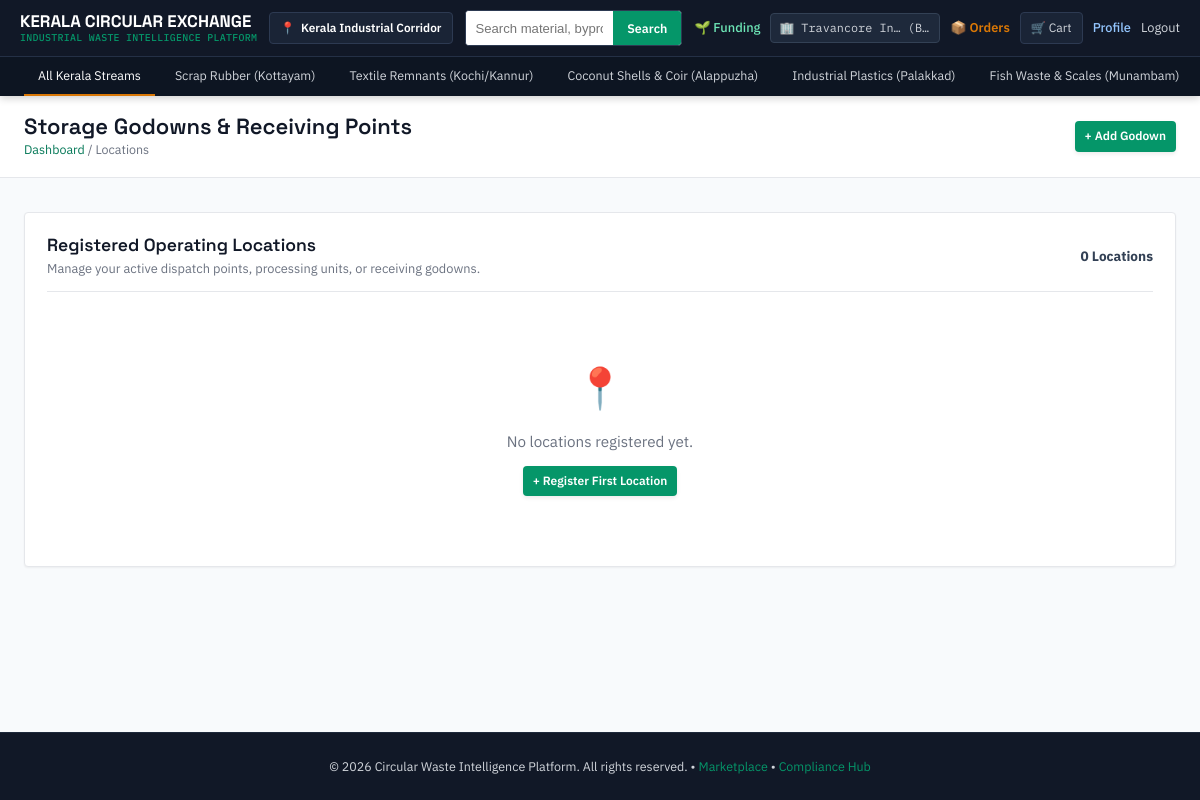
/accounts/locations/ (signed in), run on an earlier commit of the app's database.
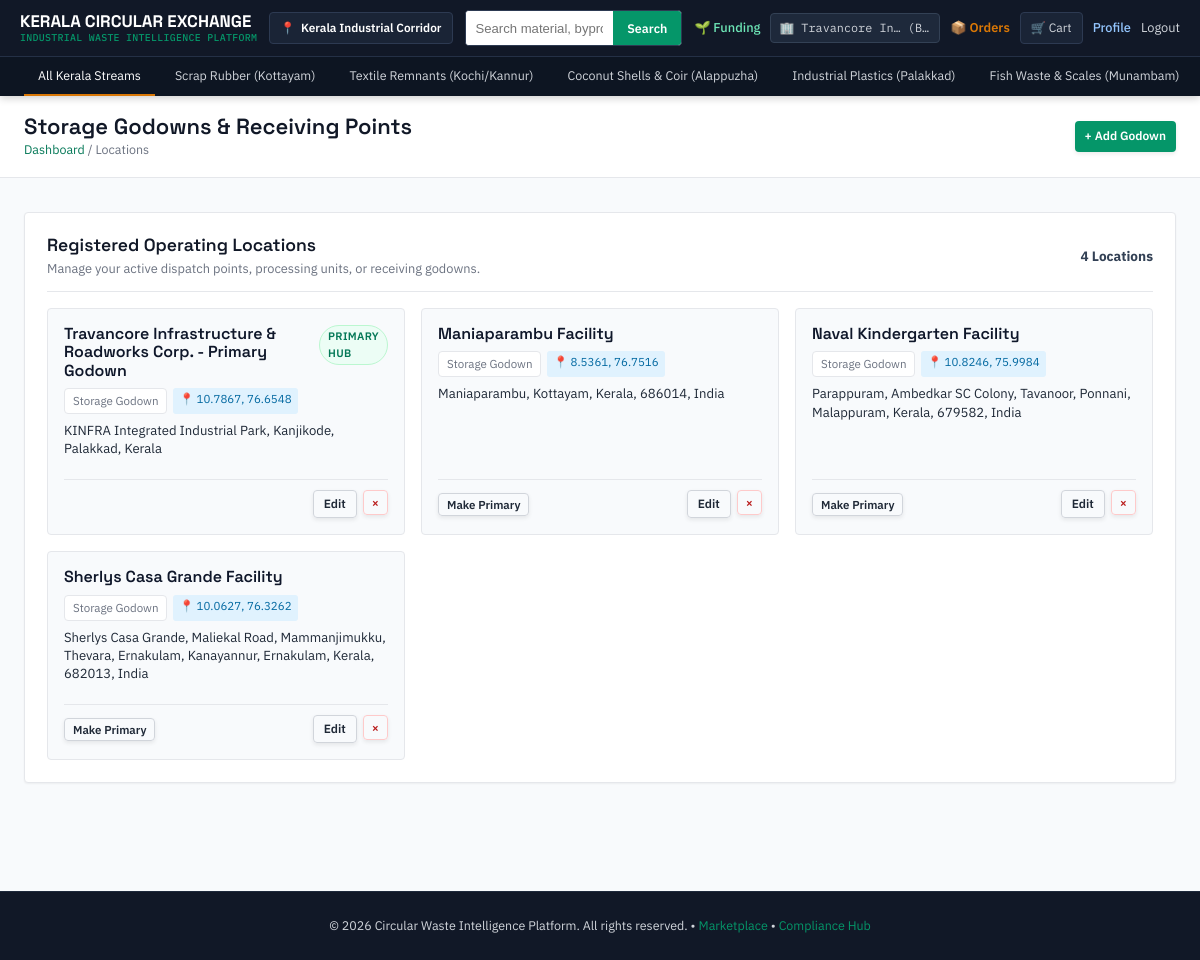
And on a later commit of the database.
### accounts/models.py (models this page shows, shortened)
class CompanyLocation(models.Model):
    LOCATION_TYPES = [
        ('godown', 'Storage Godown'),
        ('warehouse', 'Warehouse / Hub'),
        ('factory', 'Factory / Production Plant'),
        ('processing_unit', 'Processing Unit'),
    ]
    company = models.ForeignKey(
        Company,
        on_delete=models.CASCADE,
        related_name='locations'
    )
    location_name = models.CharField(
        max_length=200,
        help_text="Facility or godown identifier name (e.g. Aluva Main Godown)"
    )
    location_type = models.CharField(
        max_length=30,
        choices=LOCATION_TYPES,
        default='godown'
    )
    address = models.TextField(
        help_text="Detailed physical address"
    )
    latitude = models.DecimalField(
        max_digits=10,
        decimal_places=7,
        null=True,
        blank=True,
        help_text="Latitude coordinate (e.g. 10.0261)"
    )
    longitude = models.DecimalField(
        max_digits=10,
        decimal_places=7,
        null=True,
        blank=True,
        help_text="Longitude coordinate (e.g. 76.3125)"
    )
    is_primary = models.BooleanField(
        default=False,
        help_text="Designate this as the primary operating facility/godown"
    )
    created_at = models.DateTimeField(auto_now_add=True)
    updated_at = models.DateTimeField(auto_now=True)
    class Meta:
        ordering = ['-is_primary', 'location_name']
        verbose_name = 'Company Location'
        verbose_name_plural = 'Company Locations'
    @property
    def has_coordinates(self):
        return self.latitude is not None and self.longitude is not None

### accounts/views.py (the view)
# urls.py: path('locations/', views.location_list, name='location_list'),
@login_required
def location_list(request):
    company = getattr(request.user, 'company', None)
    if not company:
        messages.error(request, "No enterprise profile associated with this account.")
        return redirect('index')
    locations = company.locations.all()
    return render(request, 'accounts/locations.html', {
        'company': company,
        'locations': locations,
        'is_supplier': company.can_sell,
    })

### accounts/models.py (called while the page is built)
    @property
    def can_sell(self):
        return self.user_type in ['supplier', 'both']

### accounts/templates/accounts/locations.html (shortened to what the changed rows need)
{% extends "base.html" %}
{% block content %}
<div class="page-title-bar">
    <div class="wrap">
        <div>
            <h1 style="font-size: var(--step-2);">{% if is_supplier %}Warehouses &amp; Production Facilities{% else %}Storage Godowns &amp; Receiving Points{% endif %}</h1>
        </div>
    </div>
</div>
<div class="wrap" style="padding-top: 10px; padding-bottom: 60px;">
    <div class="panel">
        <div style="display: flex; justify-content: space-between; align-items: center; margin-bottom: 16px; border-bottom: 1px solid var(--slate-200); padding-bottom: 12px;">
            <div>
                <h3 style="margin: 0; font-size: 1.1rem;">Registered Operating Locations</h3>
                <p style="font-size: 0.8rem; color: var(--slate-500); margin-top: 4px;">
                </p>
            </div>
            <span class="mono" style="font-size: 0.85rem; font-weight: 700; color: var(--slate-700);">
                {{ locations|length }} Location{{ locations|length|pluralize }}
            </span>
        </div>
        {% if locations %}
        <div style="display: grid; grid-template-columns: repeat(auto-fill, minmax(320px, 1fr)); gap: 16px;">
            {% for loc in locations %}
            <div style="background: var(--paper); border: 1px solid var(--slate-200); border-radius: var(--radius); padding: 16px; display: flex; flex-direction: column; justify-content: space-between;">
                <div>
                    <div style="display: flex; justify-content: space-between; align-items: flex-start; margin-bottom: 8px;">
                        <h4 style="margin: 0; font-size: 1rem; color: var(--slate-900);">
                            {{ loc.location_name }}
                        </h4>
                        {% if loc.is_primary %}
                            <span class="status-pill ok" style="font-size: 0.68rem; padding: 2px 8px;">Primary Hub</span>
                        {% endif %}
                    </div>
                    <div style="display: flex; gap: 6px; margin-bottom: 8px; flex-wrap: wrap;">
                        <span class="tag" style="font-size: 0.72rem;">{{ loc.get_location_type_display }}</span>
                        {% if loc.has_coordinates %}
                            <span class="mono" style="font-size: 0.72rem; background: #e0f2fe; color: #0369a1; padding: 2px 6px; border-radius: 3px;">
                                📍 {{ loc.latitude|floatformat:4 }}, {{ loc.longitude|floatformat:4 }}
                            </span>
                        {% else %}
                            <span style="font-size: 0.72rem; color: var(--amber); background: var(--amber-tint); padding: 2px 6px; border-radius: 3px;">
                                ⚠️ No map pin set
                            </span>
                        {% endif %}
                    </div>
                    <p style="font-size: 0.82rem; color: var(--slate-600); line-height: 1.4; margin-bottom: 12px;">
                        {{ loc.address }}
                    </p>
                </div>
                <div style="display: flex; justify-content: space-between; align-items: center; border-top: 1px solid var(--slate-200); padding-top: 10px; margin-top: 8px;">
                    <div>
                        {% if not loc.is_primary %}
                        <form method="POST" action="{% url 'location_set_primary' pk=loc.pk %}" style="display: inline;">
                            <button type="submit" class="btn btn-outline btn-sm" style="font-size: 0.72rem; padding: 3px 8px;">
                                Make Primary
                            </button>
                        </form>
                        {% endif %}
                    </div>
                    <div style="display: flex; gap: 6px;">
                        <a href="{% url 'location_edit' pk=loc.pk %}?next={{ request.path }}" class="btn btn-outline btn-sm" style="font-size: 0.75rem; padding: 4px 10px;">
                            Edit
                        </a>
                        <form method="POST" action="{% url 'location_delete' pk=loc.pk %}" onsubmit="return confirm('Are you sure you want to delete {{ loc.location_name }}?');" style="display: inline;">
                            <button type="submit" class="btn btn-outline btn-sm" style="color: var(--danger); border-color: #fecaca; font-size: 0.75rem; padding: 4px 8px;" title="Delete location">
                                &times;
                            </button>
                        </form>
                    </div>
                </div>
            </div>
            {% endfor %}
        </div>
        {% else %}
        <div style="text-align: center; padding: 48px 24px; color: var(--slate-500);">
            <div style="font-size: 2.5rem; margin-bottom: 12px;">📍</div>
            <p style="font-size: 0.95rem; margin-bottom: 12px;">No locations registered yet.</p>
            <a href="{% url 'location_create' %}?next={{ request.path }}" class="btn btn-primary btn-sm">
                + Register First Location
            </a>
        </div>
        {% endif %}
    </div>
</div>
{% endblock %}

What changed in the data, as far as the page shows it:
added CompanyLocation: location_name "Travancore Infrastructure & Roadworks Corp. - Primary Godown", is_primary "PRIMARY HUB", location_type "Storage Godown", latitude "10.7867", longitude "76.6548", address "KINFRA Integrated Industrial Park, Kanjikode, Palakkad, Kerala"
added CompanyLocation: location_name "Maniaparambu Facility", location_type "Storage Godown", latitude "8.5361", longitude "76.7516", address "Maniaparambu, Kottayam, Kerala, 686014, India", is_primary "Make Primary"
added CompanyLocation: location_name "Naval Kindergarten Facility", location_type "Storage Godown", latitude "10.8246", longitude "75.9984", address "Parappuram, Ambedkar SC Colony, Tavanoor, Ponnani, Malappuram, Kerala, 679582, India", is_primary "Make Primary"
added CompanyLocation: location_name "Sherlys Casa Grande Facility", location_type "Storage Godown", latitude "10.0627", longitude "76.3262", address "Sherlys Casa Grande, Maliekal Road, Mammanjimukku, Thevara, Ernakulam, Kanayannur, Ernakulam, Kerala, 682013, India", is_primary "Make Primary"
Also different on the page:
{{ locations|length }}: "0" → "4"
text no longer shown: "📍 No locations registered yet. + Register First Location"
